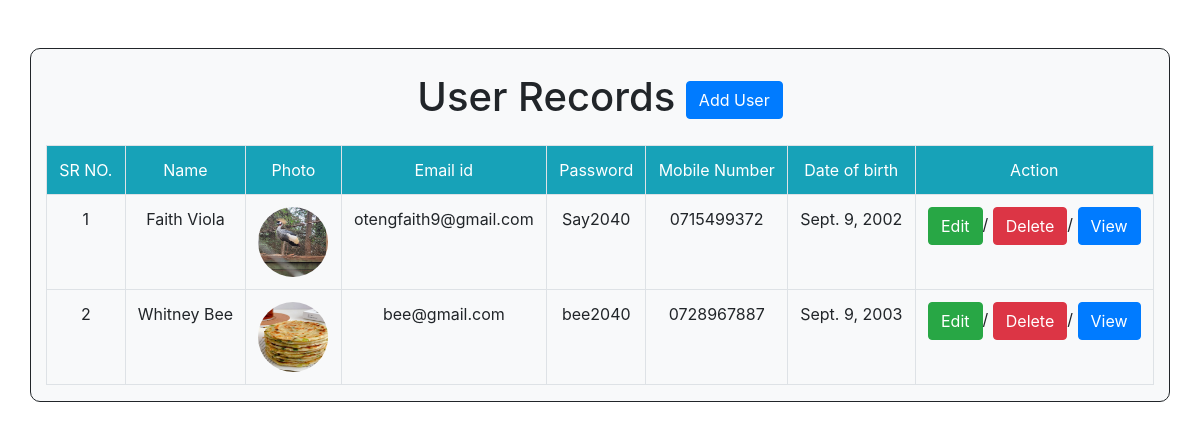
The page / on the database its author committed.
### my_app/models.py (models this page shows, shortened)
class User(models.Model):
    name=models.CharField(max_length=30)
    photo=models.ImageField(upload_to="uploads",default="a.png")
    email=models.EmailField(unique=True)
    password = models.CharField(max_length=100)
    mobile_number = models.CharField(max_length=15)
    date_of_birth = models.DateField()

### my_app/views.py (the view)
# urls.py: path('', views.user_list),
def user_list(request):
    records=User.objects.all()
    mydict={'records':records}
    return render(request,'Listingpage.html',context=mydict)

### my_app/templates/Listingpage.html (shortened to what this page needs)
<!DOCTYPE html>
<html lang="en">
<head>
    <link rel="stylesheet" href="https://cdn.jsdelivr.net/npm/bootstrap@4.6.1/dist/css/bootstrap.min.css">
</head>
<body>
<div class="container mt-5 bg-light" style="border:1px solid ; background-color:#1111; border-radius: 10px;">
    <h1 class="m-4 text-center">User Records <a href="/Add/" class="btn btn-primary">Add User</a></h1>
    <table class="table table-bordered">
        <tr class="bg-info text-white text-center ">
            <td > SR NO.  </td>
            <td> Name </td>
            <td> Photo  </td>
            <td> Email id </td>
            <td> Password </td>
            <td> Mobile Number</td>
            <td>Date of birth</td>
            <td> Action  </td>
        </tr>
        {%for rec in records %}
        <tr class="text-center">
            <td>{{forloop.counter}}</td>
            <td>{{rec.name}}</td>
            <td><img src="/media/{{rec.photo}}"class="rounded-circle" height="70px" width="70px"></td>
            <td>{{rec.email}}</td>
            <td>{{rec.password}}</td>
            <td>{{rec.mobile_number}}</td>
            <td>{{rec.date_of_birth}}
            <td> <a href="/Edit/{{rec.id}}" class="btn btn-success">Edit</a>/
                <a href="/Delete/{{rec.id}}" class="btn btn-danger">Delete</a>/
                <a href="/View/{{rec.id}}" class="btn btn-primary">View</a>
            </td>
        </tr>
    {%endfor%}
    </table>
</div>
</body>
</html>

### rows shown on the page
User: name "Faith Viola", photo (picture), email "otengfaith9@gmail.com", password "Say2040", mobile_number "0715499372", date_of_birth "Sept. 9, 2002"
User: name "Whitney Bee", photo (picture), email "bee@gmail.com", password "bee2040", mobile_number "0728967887", date_of_birth "Sept. 9, 2003"
